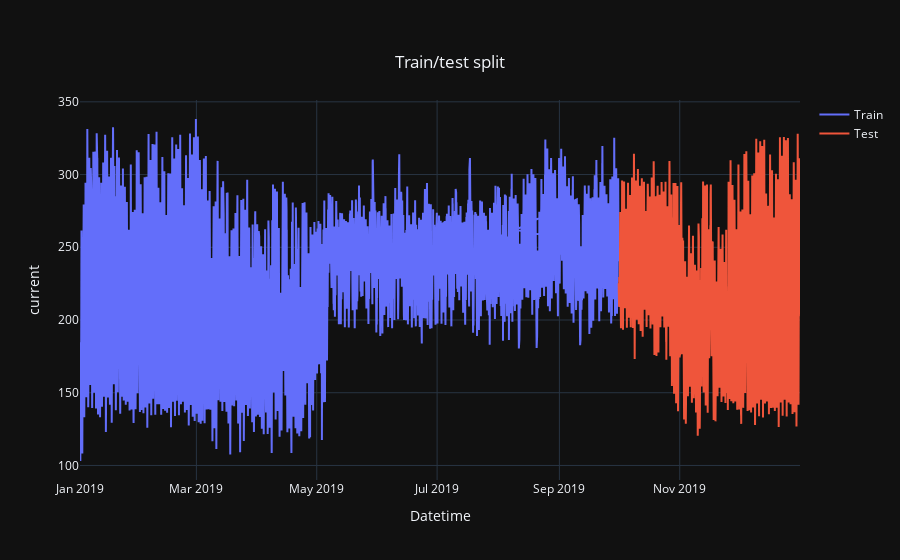

Notebook cell for this chart:
### Markdown cell above
<a id='arima1'></a>
## Modeling with Arima Before Augmenting
###  9 months train / 3 months test

### Code cell
# Arima model with 2019 Data 9 months train phase 1

df = pd.read_csv('input_data2019.csv')
df = df.dropna()

df_i1 = pd.DataFrame({
    'Datetime': df['Datetime'],
    'I1': df['I1']
});

df_i2 = pd.DataFrame({
    'Datetime': df['Datetime'],
    'I2': df['I2']
});
df_i3 = pd.DataFrame({
    'Datetime': df['Datetime'],
    'I3': df['I3']
});

df_i3.set_index('Datetime', inplace=True)

df_i2.set_index('Datetime', inplace=True)

df_i1.set_index('Datetime', inplace=True)

df.set_index('Datetime', inplace=True)

plot_train_test(df, 'I1', 6546)

print("Phase 1 modeling with Arima Model 9 months training / 3 months testing")
arima_modeling(df_i1, 'I1', 6546, 2207)

print("Phase 2 modeling with Arima Model 9 months training / 3 months testing")
arima_modeling(df_i2, 'I2', 6546, 2207)

print("Phase 3 modeling with Arima Model 9 months training / 3 months testing")
arima_modeling(df_i3, 'I3', 6546, 2207)

### Figure 1 — Plotly figure (JSON) as saved in the notebook; plotly's stock layout.template omitted (floating-point values rounded to 4 significant figures; data arrays with more than 128 entries replaced by an {"elided": "..."} marker saying what was removed)
{"data": [{"mode": "lines", "name": "Train", "type": "scatter", "x": {"elided": "6546 str values"}, "y": {"elided": "6546 float values"}}, {"mode": "lines", "name": "Test", "type": "scatter", "x": {"elided": "2207 str values"}, "y": {"elided": "2207 float values"}}], "layout": {"title": {"text": "Train/test split", "x": 0.5, "xanchor": "center", "y": 0.9, "yanchor": "top"}, "xaxis": {"title": {"text": "Datetime"}}, "yaxis": {"title": {"text": "current"}}}}
